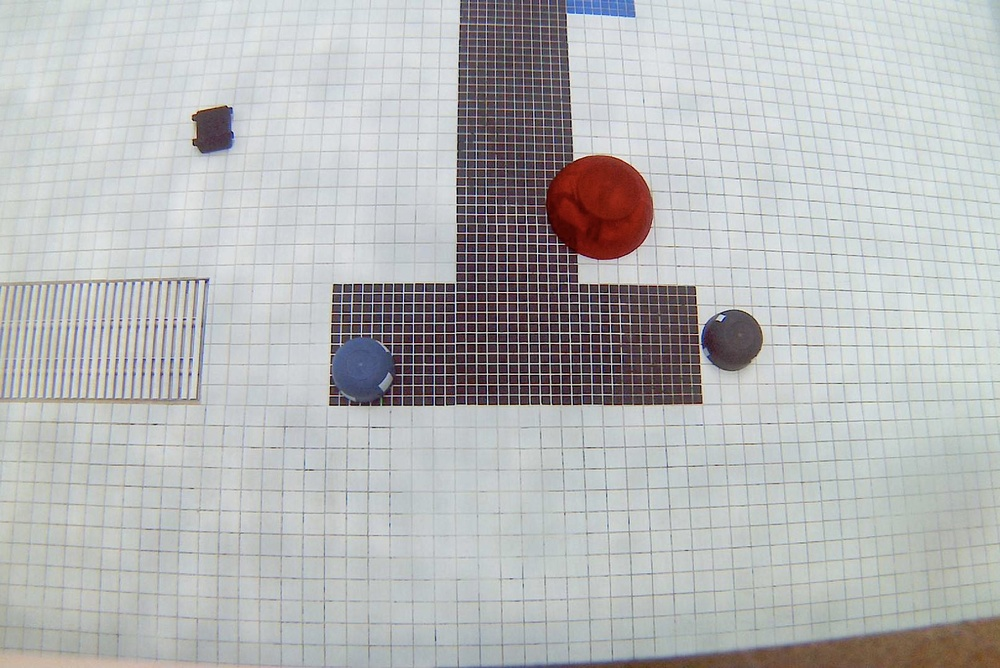
#> input picture archive/color_segmentation_test/pic.JPG, 1000 x 668 px, shrunk from 1594 x 1064 before the run, given in place of the camera
$ python stereo.py
#> lines starting #> are read from the running program, lines starting #| are printed output that depends on the picture
#> further down, frame_left is the input picture: shape (668, 1000, 3); mean B, G, R 184, 183.4, 182.1
import cv2 as cv
import numpy as np
from matplotlib import pyplot as plt

cap_left = cv.VideoCapture(0)
cap_right = cv.VideoCapture(1)

def undistort(img):
    ret = 2.2063746245104525
    mtx = np.array([
        [1.09530534e+03, 0.00000000e+00, 9.54353075e+02],
        [0.00000000e+00, 1.09011353e+03, 5.41983054e+02],
        [0.00000000e+00, 0.00000000e+00, 1.00000000e+00]
    ])
    dist = np.array([[-0.32290118, 0.09774828, 0.01101426, 0.00701455, -0.01189179]])

    h,  w = img.shape[:2]
#> h = 668; w = 1000
    newcameramtx, roi = cv.getOptimalNewCameraMatrix(mtx, dist, (w,h), 1, (w,h))
#> roi = (239, 284, 759, 367)

    mapx, mapy = cv.initUndistortRectifyMap(mtx, dist, None, newcameramtx, (w,h), 5)
    dst = cv.remap(img, mapx, mapy, cv.INTER_LINEAR)
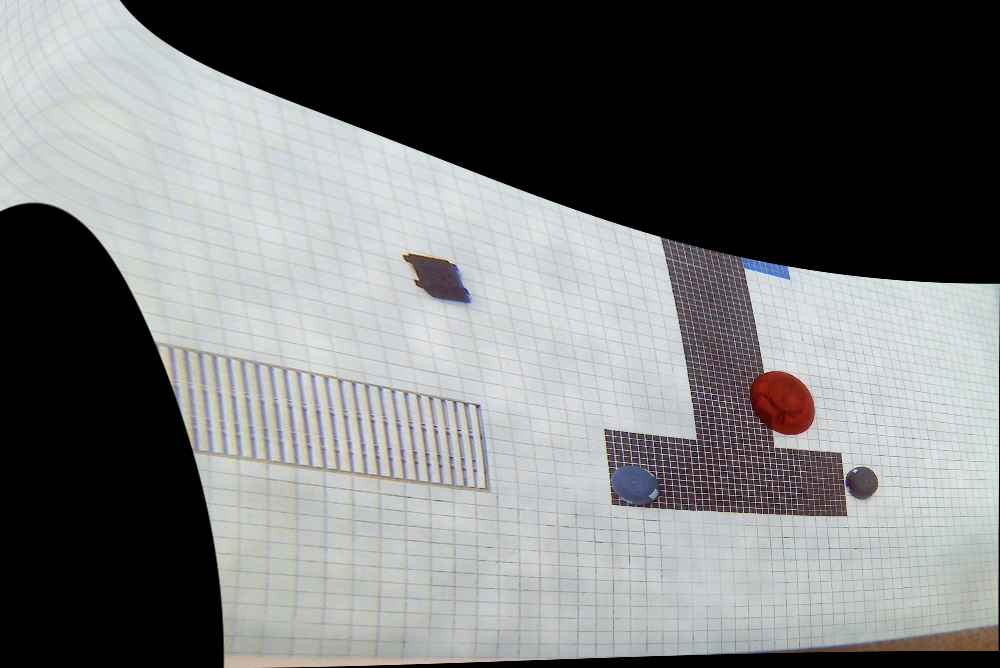
#> dst: shape (668, 1000, 3); mean B, G, R 118.7, 118.4, 117.1
    # crop the image
    x, y, w, h = roi
#> x = 239; y = 284; w = 759; h = 367
    x = x + 50
#> x = 289
    y = y + 50
#> y = 334
    w = w - 50
#> w = 709
    h = h - 50
#> h = 317
    dst = dst[y:y+h, x:x+w]
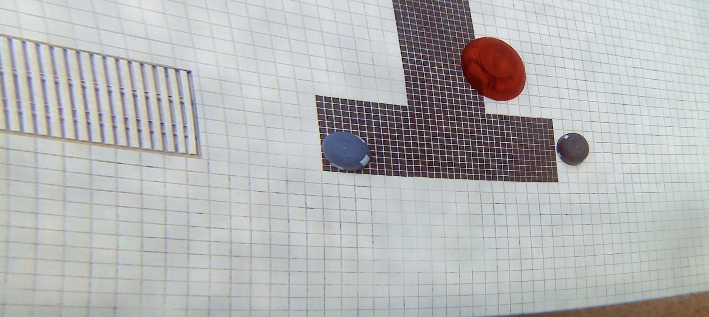
#> dst: shape (317, 709, 3); mean B, G, R 181.8, 181.3, 180.6

    return dst

while cap_left.isOpened() and cap_right.isOpened():
    ret_left, frame_left = cap_left.read()
    ret_right, frame_right = cap_right.read()

    if ret_left and ret_right:
        clean_left = undistort(frame_left)
        clean_right = undistort(frame_right)

        clean_left = cv.cvtColor(clean_left, cv.COLOR_BGR2GRAY)
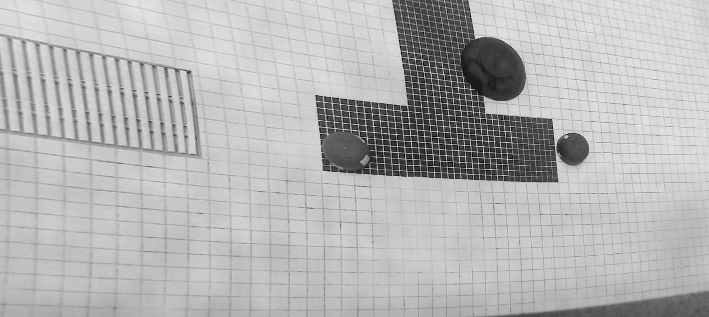
#> clean_left: shape (317, 709); min 2, max 241, mean 181.2
        clean_right = cv.cvtColor(clean_right, cv.COLOR_BGR2GRAY)

        blockSize = 16

        stereo = cv.StereoSGBM_create(minDisparity=0,
                                    numDisparities=64,
                                    blockSize=blockSize,
                                    P1=3*8*blockSize**2,
                                    P2=3*32*blockSize**2,
                                    disp12MaxDiff=1,
                                    uniquenessRatio=15,
                                    speckleWindowSize=0,
                                    speckleRange=2,
                                    preFilterCap=63,
                                    mode=cv.STEREO_SGBM_MODE_SGBM_3WAY)


        # [20 lines of commented-out code are left out]
        disparity = stereo.compute(clean_left,clean_right).astype(np.float32) / 512.0

        combined_clean = np.concatenate((clean_left, clean_right), axis=1)
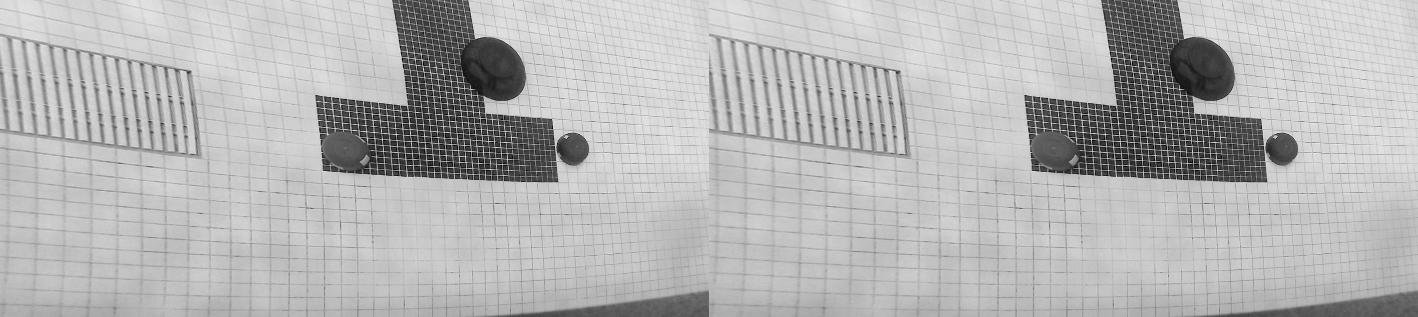
#> combined_clean: shape (317, 1418); min 2, max 241, mean 181.2
        combined = np.concatenate((frame_left, frame_right), axis=1)
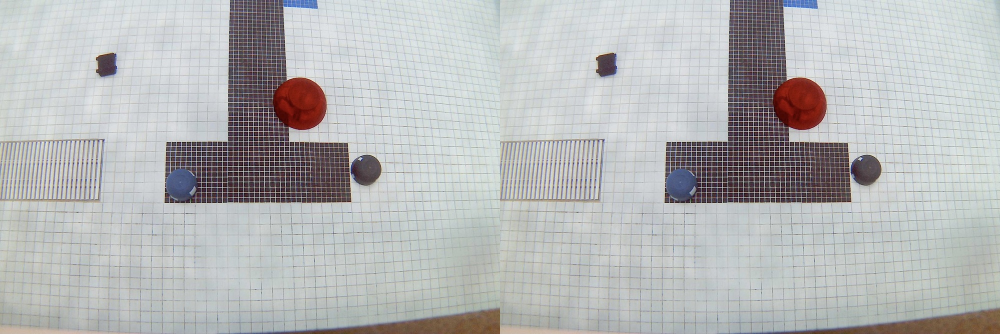
#> combined: shape (668, 2000, 3) (shown at 1/2 size); mean B, G, R 184, 183.4, 182.1

        if cv.waitKey(1) & 0xFF == ord('s'):
#> (key q is pressed here)
            cv.imwrite("left.jpg", clean_left)
            cv.imwrite("right.jpg", clean_right)


        # cv.imshow("Stereo View", combined)
        cv.imshow("Left View", frame_left)
        cv.imshow("Right View", frame_right)
        cv.imshow("Undistorted View", combined_clean)

        colormap = plt.get_cmap('plasma')
        heatmap = (colormap(disparity) * 2**16).astype(np.uint16)[:,:,:3]
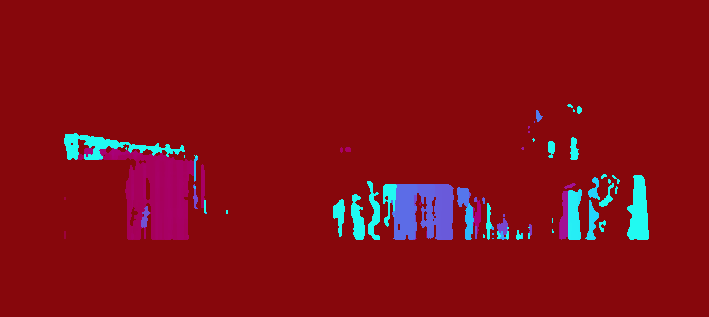
#> heatmap: shape (317, 709, 3) uint16; mean of channels 0, 1, 2 6226.5, 3808.9, 34014.1; drawn with min black and max white
        heatmap = cv.cvtColor(heatmap, cv.COLOR_RGB2BGR)

        cv.imshow("disp",disparity)
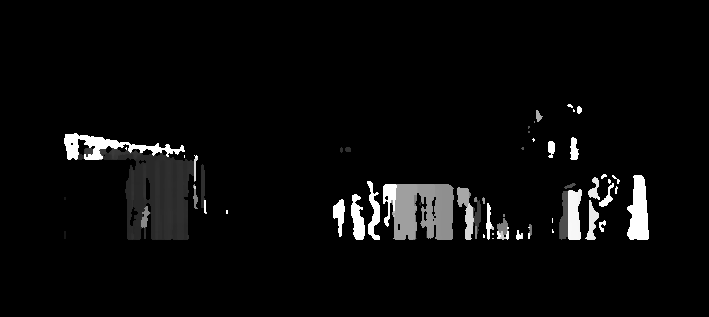
#> window 'disp': shape (317, 709); min 0, max 255, mean 9.9

    if cv.waitKey(1) & 0xFF == ord('q'):
#> (key q is pressed here)
        break

cap_left.release()
cap_right.release()

cv.destroyAllWindows()
